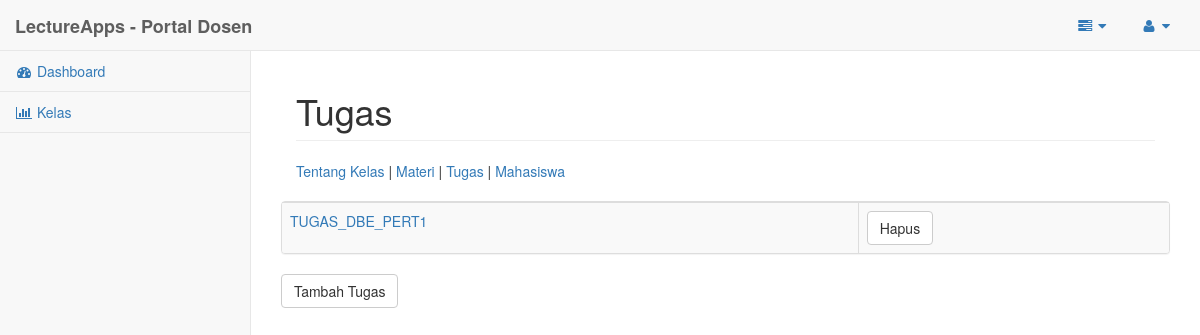
The app's page /Tampilan/temp/kelas_dosen_tugas.php?idkelas=2, older data.
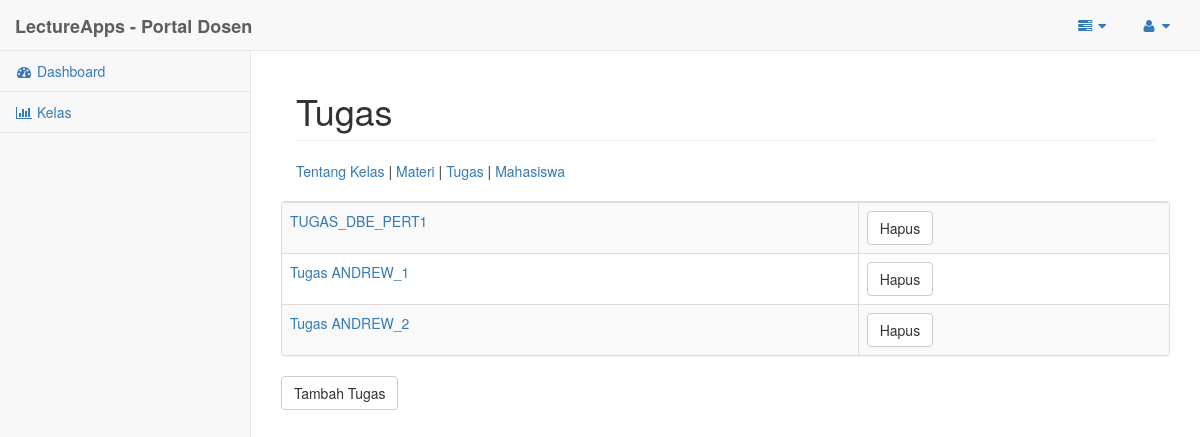
The same page, newer data.
### tables this page shows
CREATE TABLE IF NOT EXISTS `tugas` (
`idTugas` int(11) NOT NULL,
  `namaTugas` varchar(255) NOT NULL,
  `deskripsiTugas` varchar(255) NOT NULL,
  `tglMulaiTugas` date NOT NULL,
  `tglSelesaiTugas` date NOT NULL,
  `fileTugas` varchar(255) NOT NULL,
  `tglUploadTugas` date NOT NULL,
  `idKelas` int(11) NOT NULL
);

### Tampilan/temp/kelas_dosen_tugas.php (the view, shortened to what this page needs)
<?php
	require_once('../includes/koneksi.php');
	$id = $_GET['idkelas'];
	$sql="SELECT * FROM tugas WHERE idKelas=$id";
	$hasil=mysqli_query($k, $sql);
?>
<!DOCTYPE html>
<html lang="en">
<head>
    <link href="../bower_components/bootstrap/dist/css/bootstrap.min.css" rel="stylesheet">
    <link href="../bower_components/metisMenu/dist/metisMenu.min.css" rel="stylesheet">
    <link href="../dist/css/sb-admin-2.css" rel="stylesheet">
    <link href="../bower_components/font-awesome/css/font-awesome.min.css" rel="stylesheet" type="text/css">
</head>
<body>
    <div id="wrapper">
        <nav class="navbar navbar-default navbar-static-top" role="navigation" style="margin-bottom: 0">
            <div class="navbar-header">
                <a class="navbar-brand" href="index.html"><b>LectureApps - Portal Dosen</b></a>
            </div>
            <ul class="nav navbar-top-links navbar-right">
                <li class="dropdown">
                    <a class="dropdown-toggle" data-toggle="dropdown" href="#">
                        <i class="fa fa-tasks fa-fw"></i>  <i class="fa fa-caret-down"></i>
                    </a>
                </li>
                <li class="dropdown">
                    <a class="dropdown-toggle" data-toggle="dropdown" href="#">
                        <i class="fa fa-user fa-fw"></i>  <i class="fa fa-caret-down"></i>
                    </a>
                </li>
            </ul>
            <div class="navbar-default sidebar" role="navigation">
                <div class="sidebar-nav navbar-collapse">
                    <ul class="nav" id="side-menu">
                        <li>
                            <a href="dosen.php"><i class="fa fa-dashboard fa-fw"></i> Dashboard</a>
                        </li>
                        <li>
                            <a href="kelas_dosen.php"><i class="fa fa-bar-chart-o fa-fw"></i> Kelas</a>
                        </li>
                    </ul>
                </div>
            </div>
        </nav>
        <div id="page-wrapper">
            <div class="container-fluid">
                <div class="row">
                    <div class="col-lg-12">
                        <h1 class="page-header">Tugas</h1>
                    </div>
                </div>
				<?php include('../includes/dosen_dtlmenu.php'); ?>
				<div class="row">
					<div class="panel panel-default">
						<div class="table-responsive">
							<table class="table table-striped table-bordered table-hover">
								<tbody>
							<?php
								WHILE($tugas=mysqli_fetch_assoc($hasil)){
							?>
							<tr>
								<td><a href="kelas_dosen_tugas_detail.php?idkelas=<?php echo $id;?>&idtugas=<?php echo $tugas['idTugas'];?>"><?php echo $tugas['namaTugas']?></a></td>
								<td>
									<form action="kelas_tugas_delete_proses.php" method="POST">
										<input type="submit" name="deletetugas" class="btn btn-default" value="Hapus" />
									</form>
								</td>
							</tr>
							<?php
								}
							?>
							</table>
						</div>
					</div>
					<form action="kelas_dosen_tugas_tambah.php" method="POST">
						<input type="submit" name="tambahtugas" class="btn btn-default" value="Tambah Tugas" />
					</form>
				</div>
            </div>
        </div>
    </div>
</body>
</html>

Row changes from the older to the newer data that the page shows:
added tugas: namaTugas "Tugas ANDREW_1"
added tugas: namaTugas "Tugas ANDREW_2"
